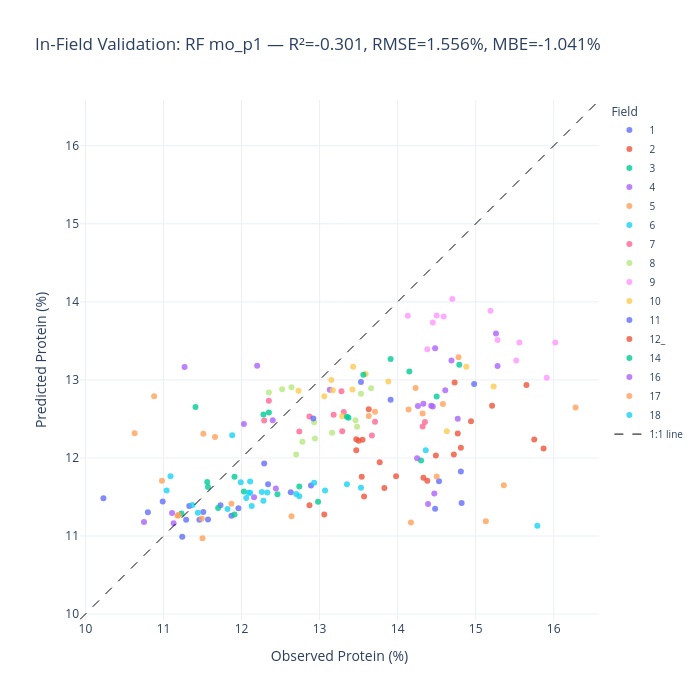

The cell this chart's notebook holds for it:
### Markdown cell above
## 9. Visualizations

### Code cell
plot_df = results_df.copy()
plot_df['field_key'] = plot_df['field_key'].astype(str)

fig = px.scatter(
    plot_df,
    x='protein_pct', y='predicted',
    color='field_key',
    hover_data={'sample_key': True, 'protein_pct': ':.2f', 'predicted': ':.2f', 'residual': ':.2f'},
    labels={'protein_pct': 'Observed Protein (%)', 'predicted': 'Predicted Protein (%)', 'field_key': 'Field'},
    title=f'In-Field Validation: RF mo_p1 — R²={r2:.3f}, RMSE={rmse:.3f}%, MBE={mbe:.3f}%',
    template='plotly_white',
    opacity=0.8
)

all_vals = list(plot_df['protein_pct']) + list(plot_df['predicted'])
lim_min, lim_max = min(all_vals) - 0.3, max(all_vals) + 0.3
fig.add_trace(go.Scatter(
    x=[lim_min, lim_max], y=[lim_min, lim_max],
    mode='lines', line=dict(color='black', dash='dash', width=1),
    name='1:1 line', showlegend=True
))

fig.update_layout(
    xaxis=dict(range=[lim_min, lim_max], scaleanchor='y', scaleratio=1),
    yaxis=dict(range=[lim_min, lim_max]),
    width=700, height=700,
    legend=dict(title='Field', font=dict(size=10))
)
fig.show()
fig.write_image(FIGURES_DIR / 'scatter_predicted_vs_observed.svg')

### Figure 1 — Plotly figure (JSON) as saved in the notebook; plotly's stock layout.template omitted (floating-point values rounded to 4 significant figures)
{"data": [{"customdata": [["1_1", -0.2504], ["1_2", -0.3571], ["1_3", -0.08315], ["1_4", -0.61], ["1_5", -0.2037], ["1_6", 1.254], ["1_7", 0.503], ["1_8", -0.3369], ["1_9", 0.05275], ["1_10", -0.6034], ["1_11", -0.2485], ["1_12", 0.4523]], "hovertemplate": "Field=1<br>Observed Protein (%)=%{x:.2f}<br>Predicted Protein (%)=%{y:.2f}<br>sample_key=%{customdata[0]}<br>residual=%{customdata[1]:.2f}<extra></extra>", "legendgroup": "1", "marker": {"color": "#636efa", "opacity": 0.8, "symbol": "circle"}, "mode": "markers", "name": "1", "orientation": "v", "showlegend": true, "type": "scatter", "x": [11.46, 11.57, 11.29, 11.87, 11.51, 10.23, 10.8, 11.73, 11.33, 11.96, 11.24, 10.99], "xaxis": "x", "y": [11.21, 11.21, 11.21, 11.26, 11.31, 11.48, 11.3, 11.39, 11.38, 11.36, 10.99, 11.44], "yaxis": "y"}, {"customdata": [["2_1", -2.715], ["2_2", -1.763], ["2_3", -3.513], ["2_4", -2.54], ["2_5", -2.47], ["2_6", -1.784], ["2_7", -2.458], ["2_8", -3.749], ["2_9", -1.826], ["2_10", -2.676], ["2_11", -2.673], ["2_12", -1.475]], "hovertemplate": "Field=2<br>Observed Protein (%)=%{x:.2f}<br>Predicted Protein (%)=%{y:.2f}<br>sample_key=%{customdata[0]}<br>residual=%{customdata[1]:.2f}<extra></extra>", "legendgroup": "2", "marker": {"color": "#EF553B", "opacity": 0.8, "symbol": "circle"}, "mode": "markers", "name": "2", "orientation": "v", "showlegend": true, "type": "scatter", "x": [15.65, 14.73, 15.75, 15.21, 14.94, 13.06, 14.77, 15.87, 13.77, 14.72, 14.38, 12.87], "xaxis": "x", "y": [12.93, 12.97, 12.24, 12.67, 12.47, 11.28, 12.31, 12.12, 11.94, 12.04, 11.71, 11.39], "yaxis": "y"}, {"customdata": [["3_1", 0.1333], ["3_2", -0.6335], ["3_3", -1.542], ["3_4", 0.0577], ["3_5", -0.3401], ["3_6", -0.1507], ["3_7", -1.107], ["3_8", 0.2319], ["3_9", -0.9266], ["3_10", 0.05725], ["3_11", -1.597], ["3_12", -0.4604]], "hovertemplate": "Field=3<br>Observed Protein (%)=%{x:.2f}<br>Predicted Protein (%)=%{y:.2f}<br>sample_key=%{customdata[0]}<br>residual=%{customdata[1]:.2f}<extra></extra>", "legendgroup": "3", "marker": {"color": "#00cc96", "opacity": 0.8, "symbol": "circle"}, "mode": "markers", "name": "3", "orientation": "v", "showlegend": true, "type": "scatter", "x": [11.56, 11.91, 12.98, 11.23, 11.7, 11.91, 12.74, 12.35, 12.46, 11.57, 14.79, 12.03], "xaxis": "x", "y": [11.69, 11.28, 11.44, 11.29, 11.36, 11.76, 11.63, 12.58, 11.53, 11.63, 13.19, 11.57], "yaxis": "y"}, {"customdata": [["4_1", -1.074], ["4_2", 0.08427], ["4_3", 0.9807], ["4_4", -0.255], ["4_5", 1.896], ["4_6", -0.6645], ["4_7", 0.406], ["4_8", 0.1848], ["4_9", -0.8326], ["4_10", 0.4297], ["4_11", 0.0331]], "hovertemplate": "Field=4<br>Observed Protein (%)=%{x:.2f}<br>Predicted Protein (%)=%{y:.2f}<br>sample_key=%{customdata[0]}<br>residual=%{customdata[1]:.2f}<extra></extra>", "legendgroup": "4", "marker": {"color": "#ab63fa", "opacity": 0.8, "symbol": "circle"}, "mode": "markers", "name": "4", "orientation": "v", "showlegend": true, "type": "scatter", "x": [14.48, 12.4, 12.2, 13.13, 11.27, 12.16, 12.03, 11.11, 12.44, 10.75, 11.13], "xaxis": "x", "y": [13.41, 12.48, 13.18, 12.87, 13.17, 11.5, 12.44, 11.29, 11.61, 11.18, 11.16], "yaxis": "y"}, {"customdata": [["5_1", -0.4556], ["5_2", 0.7985], ["5_3", 1.685], ["5_4", -1.387], ["5_5", -0.5292], ["5_6", 0.6091], ["5_7", -0.2644], ["5_8", 0.08085], ["5_9", 0.07925], ["5_10", 0.7279], ["5_11", 1.912]], "hovertemplate": "Field=5<br>Observed Protein (%)=%{x:.2f}<br>Predicted Protein (%)=%{y:.2f}<br>sample_key=%{customdata[0]}<br>residual=%{customdata[1]:.2f}<extra></extra>", "legendgroup": "5", "marker": {"color": "#FFA15A", "opacity": 0.8, "symbol": "circle"}, "mode": "markers", "name": "5", "orientation": "v", "showlegend": true, "type": "scatter", "x": [11.87, 11.51, 10.63, 12.64, 11.5, 11.66, 11.49, 11.18, 11.19, 10.98, 10.88], "xaxis": "x", "y": [11.41, 12.31, 12.32, 11.25, 10.97, 12.27, 11.23, 11.26, 11.27, 11.71, 12.79], "yaxis": "y"}, {"customdata": [["6_1", -0.4114], ["6_2", -0.5366], ["6_3", -0.7465], ["6_4", -1.161], ["6_5", 0.6748], ["6_6", 0.5432], ["6_7", -0.5563], ["6_8", -0.1406], ["6_9", 0.0279], ["6_10", -1.486], ["6_11", -4.66], ["6_12", -0.4746]], "hovertemplate": "Field=6<br>Observed Protein (%)=%{x:.2f}<br>Predicted Protein (%)=%{y:.2f}<br>sample_key=%{customdata[0]}<br>residual=%{customdata[1]:.2f}<extra></extra>", "legendgroup": "6", "marker": {"color": "#19d3f3", "opacity": 0.8, "symbol": "circle"}, "mode": "markers", "name": "6", "orientation": "v", "showlegend": true, "type": "scatter", "x": [12.11, 12.09, 12.13, 12.7, 11.09, 11.04, 12.11, 11.44, 11.37, 13.07, 15.79, 11.82], "xaxis": "x", "y": [11.7, 11.55, 11.38, 11.54, 11.76, 11.58, 11.55, 11.3, 11.4, 11.58, 11.13, 11.35], "yaxis": "y"}, {"customdata": [["7_1", -0.6276], ["7_2", -1.248], ["7_3", -0.4247], ["7_4", 0.1895], ["7_5", -0.4002], ["7_6", -0.3402], ["7_7", -1.891], ["7_8", 0.3817], ["7_9", -0.9495], ["7_10", -1.916], ["7_11", -0.7227], ["7_12", -1.384]], "hovertemplate": "Field=7<br>Observed Protein (%)=%{x:.2f}<br>Predicted Protein (%)=%{y:.2f}<br>sample_key=%{customdata[0]}<br>residual=%{customdata[1]:.2f}<extra></extra>", "legendgroup": "7", "marker": {"color": "#FF6692", "opacity": 0.8, "symbol": "circle"}, "mode": "markers", "name": "7", "orientation": "v", "showlegend": true, "type": "scatter", "x": [13.18, 13.71, 13.28, 12.29, 12.74, 12.87, 14.35, 12.35, 13.29, 14.32, 13.31, 13.67], "xaxis": "x", "y": [12.55, 12.46, 12.86, 12.48, 12.34, 12.53, 12.46, 12.73, 12.34, 12.4, 12.59, 12.29], "yaxis": "y"}, {"customdata": [["8_1", -0.7068], ["8_2", -0.7676], ["8_3", -0.9777], ["8_4", -0.4741], ["8_5", -0.5737], ["8_6", -0.836], ["8_7", -1.081], ["8_8", -0.6542], ["8_9", 0.2648], ["8_10", 0.4875], ["8_11", 0.3607], ["8_12", -0.6893]], "hovertemplate": "Field=8<br>Observed Protein (%)=%{x:.2f}<br>Predicted Protein (%)=%{y:.2f}<br>sample_key=%{customdata[0]}<br>residual=%{customdata[1]:.2f}<extra></extra>", "legendgroup": "8", "marker": {"color": "#B6E880", "opacity": 0.8, "symbol": "circle"}, "mode": "markers", "name": "8", "orientation": "v", "showlegend": true, "type": "scatter", "x": [13.53, 13.66, 13.46, 12.93, 12.78, 13.16, 13.48, 12.7, 12.64, 12.35, 12.52, 12.94], "xaxis": "x", "y": [12.82, 12.89, 12.48, 12.46, 12.21, 12.32, 12.4, 12.05, 12.9, 12.84, 12.88, 12.25], "yaxis": "y"}, {"customdata": [["9_1", -0.3078], ["9_2", -0.6738], ["9_3", -0.664], ["9_4", -0.7792], ["9_5", -0.7147], ["9_6", -1.303], ["9_7", -1.769], ["9_8", -2.08], ["9_9", -2.271], ["9_10", -2.542], ["9_11", -0.9861], ["9_12", -2.883]], "hovertemplate": "Field=9<br>Observed Protein (%)=%{x:.2f}<br>Predicted Protein (%)=%{y:.2f}<br>sample_key=%{customdata[0]}<br>residual=%{customdata[1]:.2f}<extra></extra>", "legendgroup": "9", "marker": {"color": "#FF97FF", "opacity": 0.8, "symbol": "circle"}, "mode": "markers", "name": "9", "orientation": "v", "showlegend": true, "type": "scatter", "x": [14.13, 14.5, 14.7, 14.59, 14.45, 15.19, 15.28, 15.56, 15.52, 16.02, 14.38, 15.91], "xaxis": "x", "y": [13.82, 13.83, 14.04, 13.81, 13.74, 13.89, 13.51, 13.48, 13.25, 13.48, 13.39, 13.03], "yaxis": "y"}, {"customdata": [["10_1", -1.71], ["10_2", -0.9001], ["10_3", -2.289], ["10_4", -0.2629], ["10_5", -2.313], ["10_6", -0.515], ["10_7", -0.2684], ["10_8", -0.15], ["10_9", -0.7556], ["10_10", 0.131], ["10_11", -0.3036], ["10_12", -0.5437]], "hovertemplate": "Field=10<br>Observed Protein (%)=%{x:.2f}<br>Predicted Protein (%)=%{y:.2f}<br>sample_key=%{customdata[0]}<br>residual=%{customdata[1]:.2f}<extra></extra>", "legendgroup": "10", "marker": {"color": "#FECB52", "opacity": 0.8, "symbol": "circle"}, "mode": "markers", "name": "10", "orientation": "v", "showlegend": true, "type": "scatter", "x": [14.88, 13.88, 14.63, 13.43, 15.23, 13.59, 13.06, 13.15, 13.29, 12.73, 13.17, 13.42], "xaxis": "x", "y": [13.17, 12.98, 12.34, 13.17, 12.92, 13.07, 12.79, 13.0, 12.53, 12.86, 12.87, 12.88], "yaxis": "y"}, {"customdata": [["11_1", -0.6761], ["11_2", -2.828], ["11_3", -2.984], ["11_4", -1.241], ["11_5", -0.5579], ["11_6", -0.4143], ["11_7", -1.069], ["11_8", -1.165], ["11_9", -0.3618], ["11_10", -2.031], ["11_11", -3.397], ["11_12", -3.131]], "hovertemplate": "Field=11<br>Observed Protein (%)=%{x:.2f}<br>Predicted Protein (%)=%{y:.2f}<br>sample_key=%{customdata[0]}<br>residual=%{customdata[1]:.2f}<extra></extra>", "legendgroup": "11", "marker": {"color": "#636efa", "opacity": 0.8, "symbol": "circle"}, "mode": "markers", "name": "11", "orientation": "v", "showlegend": true, "type": "scatter", "x": [12.34, 14.53, 14.81, 12.89, 13.53, 12.92, 12.63, 13.91, 12.29, 14.98, 14.82, 14.48], "xaxis": "x", "y": [11.66, 11.7, 11.83, 11.65, 12.97, 12.51, 11.56, 12.74, 11.93, 12.95, 11.42, 11.35], "yaxis": "y"}, {"customdata": [["12__1", -1.231], ["12__2", -1.371], ["12__3", -1.317], ["12__4", -1.782], ["12__5", -1.28], ["12__6", -1.005], ["12__7", -2.678], ["12__8", -2.064], ["12__9", -2.215], ["12__10", -2.214], ["12__11", -2.458], ["12__12", -2.584]], "hovertemplate": "Field=12_<br>Observed Protein (%)=%{x:.2f}<br>Predicted Protein (%)=%{y:.2f}<br>sample_key=%{customdata[0]}<br>residual=%{customdata[1]:.2f}<extra></extra>", "legendgroup": "12_", "marker": {"color": "#EF553B", "opacity": 0.8, "symbol": "circle"}, "mode": "markers", "name": "12_", "orientation": "v", "showlegend": true, "type": "scatter", "x": [13.47, 13.47, 13.55, 13.54, 13.5, 13.63, 14.81, 13.57, 13.98, 13.83, 14.49, 14.33], "xaxis": "x", "y": [12.24, 12.1, 12.23, 11.76, 12.22, 12.62, 12.13, 11.51, 11.77, 11.62, 12.03, 11.75], "yaxis": "y"}, {"customdata": [["14_1", -0.8223], ["14_2", -1.712], ["14_3", -0.8539], ["14_4", -0.6423], ["14_5", -1.041], ["14_6", 0.2758], ["14_7", 1.243], ["14_8", -0.495], ["14_9", -2.332]], "hovertemplate": "Field=14<br>Observed Protein (%)=%{x:.2f}<br>Predicted Protein (%)=%{y:.2f}<br>sample_key=%{customdata[0]}<br>residual=%{customdata[1]:.2f}<extra></extra>", "legendgroup": "14", "marker": {"color": "#00cc96", "opacity": 0.8, "symbol": "circle"}, "mode": "markers", "name": "14", "orientation": "v", "showlegend": true, "type": "scatter", "x": [13.35, 14.5, 13.37, 13.91, 14.15, 12.28, 11.41, 13.56, 14.3], "xaxis": "x", "y": [12.53, 12.79, 12.52, 13.27, 13.11, 12.56, 12.65, 13.06, 11.97], "yaxis": "y"}, {"customdata": [["16_1", -1.665], ["16_2", -2.102], ["16_3", -1.763], ["16_4", -1.443], ["16_5", -1.742], ["16_6", -2.925], ["16_7", -2.254], ["16_8", -2.979], ["16_9", -2.268], ["16_10", -1.596], ["16_11", -1.636], ["16_12", -1.791]], "hovertemplate": "Field=16<br>Observed Protein (%)=%{x:.2f}<br>Predicted Protein (%)=%{y:.2f}<br>sample_key=%{customdata[0]}<br>residual=%{customdata[1]:.2f}<extra></extra>", "legendgroup": "16", "marker": {"color": "#ab63fa", "opacity": 0.8, "symbol": "circle"}, "mode": "markers", "name": "16", "orientation": "v", "showlegend": true, "type": "scatter", "x": [15.26, 15.28, 14.43, 14.69, 14.61, 14.47, 14.25, 14.39, 14.77, 14.26, 14.33, 14.45], "xaxis": "x", "y": [13.6, 13.18, 12.67, 13.25, 12.87, 11.54, 12.0, 11.41, 12.5, 12.66, 12.69, 12.66], "yaxis": "y"}, {"customdata": [["17_1", -1.752], ["17_2", -1.117], ["17_3", -1.521], ["17_4", -3.634], ["17_5", -1.092], ["17_6", -3.942], ["17_7", -2.998], ["17_8", -2.738], ["17_9", -1.889], ["17_10", -3.708], ["17_11", -1.49], ["17_12", -1.335]], "hovertemplate": "Field=17<br>Observed Protein (%)=%{x:.2f}<br>Predicted Protein (%)=%{y:.2f}<br>sample_key=%{customdata[0]}<br>residual=%{customdata[1]:.2f}<extra></extra>", "legendgroup": "17", "marker": {"color": "#FFA15A", "opacity": 0.8, "symbol": "circle"}, "mode": "markers", "name": "17", "orientation": "v", "showlegend": true, "type": "scatter", "x": [14.32, 13.71, 14.14, 16.28, 13.63, 15.13, 14.17, 14.5, 14.58, 15.36, 14.78, 14.23], "xaxis": "x", "y": [12.57, 12.59, 12.62, 12.65, 12.54, 11.19, 11.17, 11.76, 12.69, 11.65, 13.29, 12.9], "yaxis": "y"}, {"customdata": [["18_1", 0.4124], ["18_2", -0.7729], ["18_3", -0.8292], ["18_4", -2.261], ["18_5", -1.249], ["18_6", -0.5729], ["18_7", -1.912], ["18_8", -0.3005], ["18_9", -0.6962], ["18_10", -1.686], ["18_11", -1.231]], "hovertemplate": "Field=18<br>Observed Protein (%)=%{x:.2f}<br>Predicted Protein (%)=%{y:.2f}<br>sample_key=%{customdata[0]}<br>residual=%{customdata[1]:.2f}<extra></extra>", "legendgroup": "18", "marker": {"color": "#19d3f3", "opacity": 0.8, "symbol": "circle"}, "mode": "markers", "name": "18", "orientation": "v", "showlegend": true, "type": "scatter", "x": [11.88, 12.33, 12.28, 14.36, 12.93, 12.06, 13.53, 11.99, 12.26, 13.35, 12.74], "xaxis": "x", "y": [12.29, 11.56, 11.45, 12.1, 11.68, 11.49, 11.62, 11.69, 11.56, 11.66, 11.51], "yaxis": "y"}, {"line": {"color": "black", "dash": "dash", "width": 1}, "mode": "lines", "name": "1:1 line", "showlegend": true, "type": "scatter", "x": [9.93, 16.58], "y": [9.93, 16.58]}], "layout": {"height": 700, "legend": {"font": {"size": 10}, "title": {"text": "Field"}, "tracegroupgap": 0}, "title": {"text": "In-Field Validation: RF mo_p1 — R²=-0.301, RMSE=1.556%, MBE=-1.041%"}, "width": 700, "xaxis": {"anchor": "y", "domain": [0, 1], "range": [9.93, 16.58], "scaleanchor": "y", "scaleratio": 1, "title": {"text": "Observed Protein (%)"}}, "yaxis": {"anchor": "x", "domain": [0, 1], "range": [9.93, 16.58], "title": {"text": "Predicted Protein (%)"}}}}
